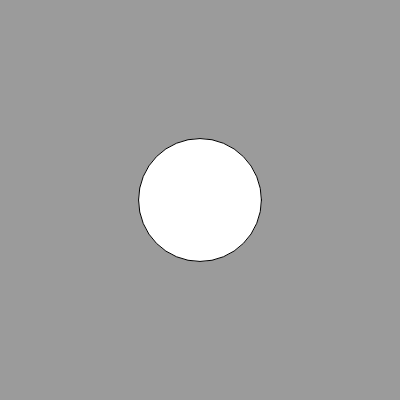
Frame 1 (no input)
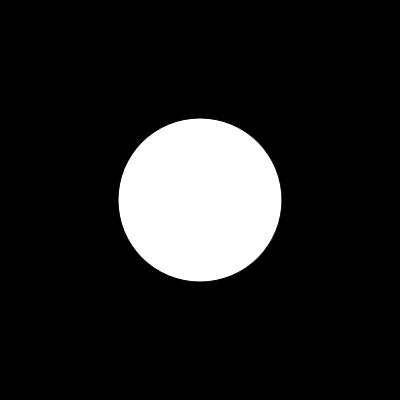
Frame 60 (no input)
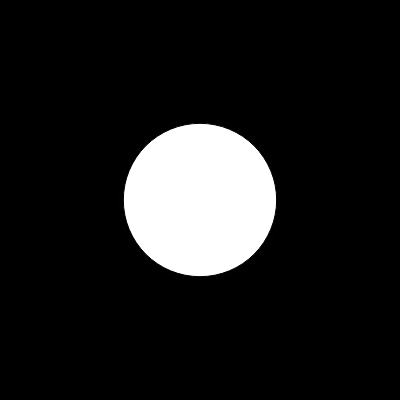
Frame 120 (the mouse pressed at the canvas centre since frame 60)

The p5.js sketch that drew these frames (run headless with seeded random() and noise() and a simulated clock; from frame 60 on, the mouse is pressed at the canvas centre):

// p5.js sketch
// ── sketch.js
function setup() {
  createCanvas(400, 400);
}

function draw() {
  background(0,0,0,100);
  let noiseValue = noise(0.01*frameCount + 1000);
  let noiseMapped = map(noiseValue,0,1,10,200);
  ellipse( width/2,height/2, noiseMapped);
}
